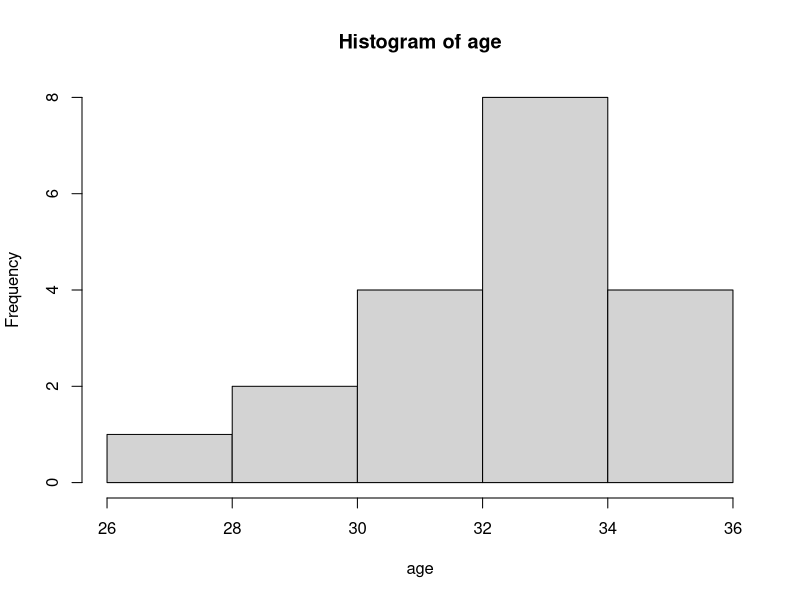
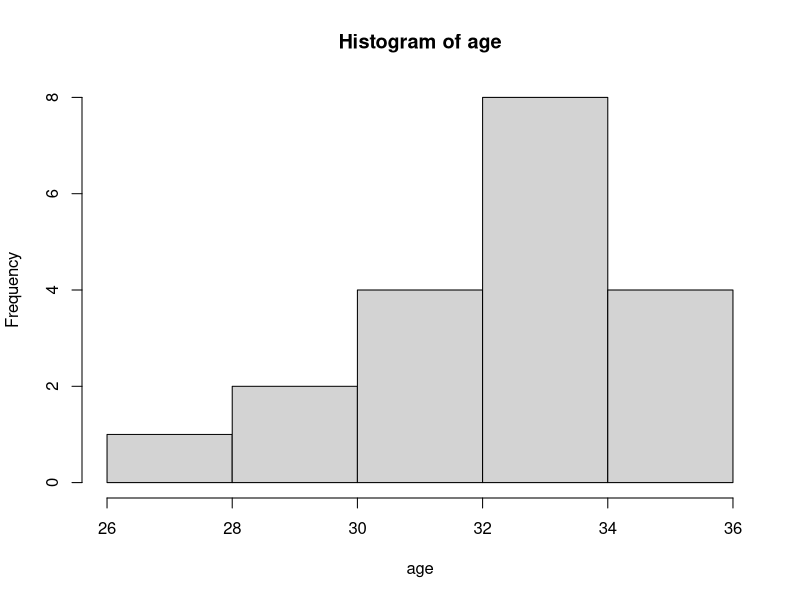

These figures' R source, in order: (Note: this script raises an error after producing the figures.)
## ---- chunk 1

library(rmarkdown)
library(knitr)

### Chunk options ###

## Text results
opts_chunk$set(echo = TRUE, warning = FALSE, message = FALSE)

## Code decoration
opts_chunk$set(tidy = FALSE, comment = NA, highlight = TRUE)

# ## Cache
opts_chunk$set(cache = 2, cache.path = "knitr_output/cache/")

# ## Plots
opts_chunk$set(fig.path = "knitr_output/figures/", fig.align = 'center')


## ---- chunk 2
age <- rnorm(25, 35, 2)
age <- c(27, 32, 29, 34, 32, 31, 33, 36, 35, 30, 33, 33, 34, 32, 34, 34, 34, 35, 35)
## ---- chunk 3
hist(age)
## ---- chunk 4
hist(age)
## ---- chunk 5
include_graphics("images/SD-SEM.PNG")
## ---- chunk 6
par(mfrow = c(1,2))
data <- c(rnorm(100, 165, 5), 200, 210, 220, 220, 250)
hist(data, col = "grey")

data <- c(rep(0, 22), rep(1, 16))
hist(data, col = "grey")
par(mfrow = c(1,1))
